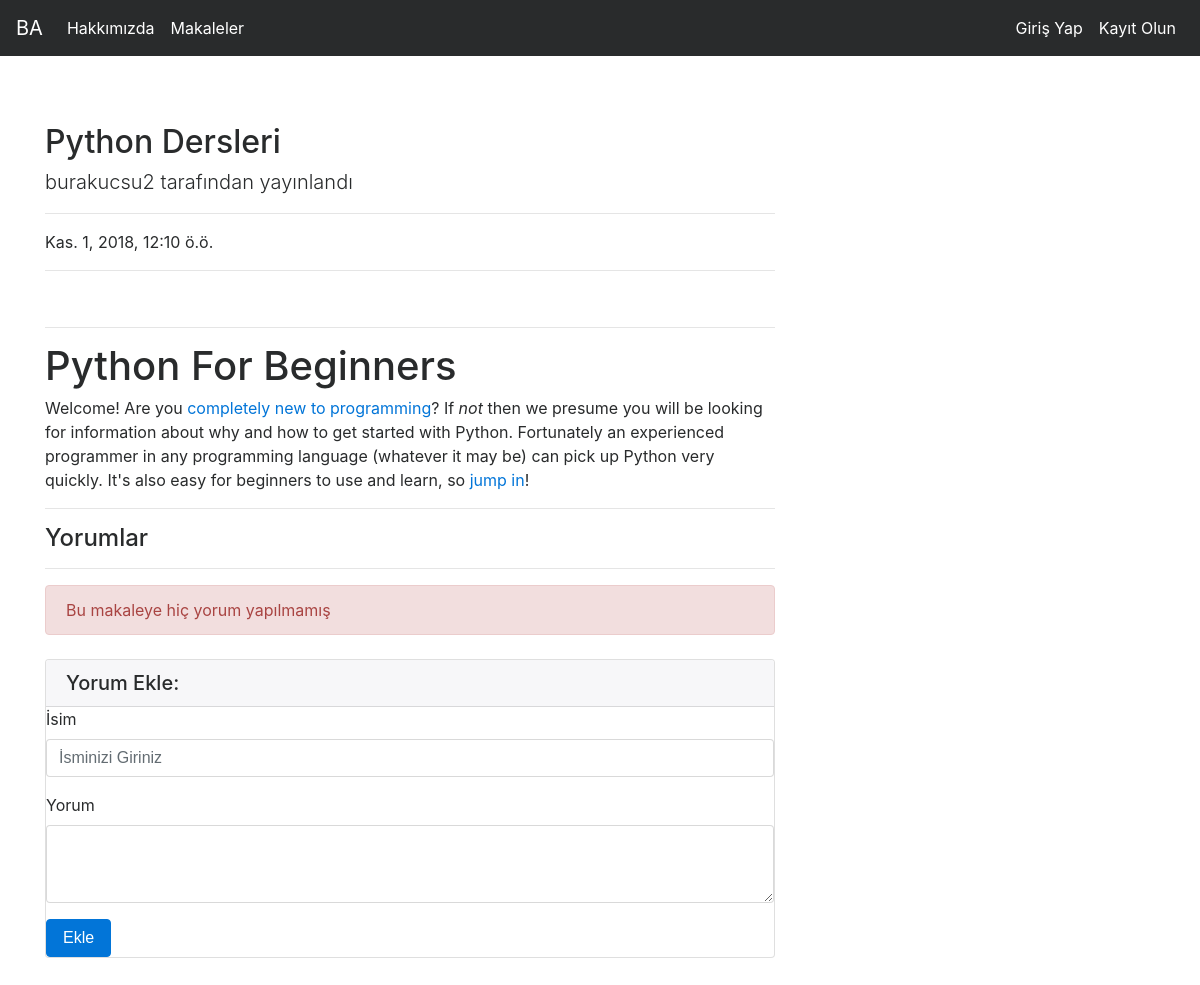
Page /articles/article/11 on the committed database.
### article/models.py (models this page shows, shortened)
class Article(models.Model):
    author=models.ForeignKey("auth.User",on_delete=models.CASCADE,verbose_name="Yazar") #Cascade mantığı eğer kullanıcı silinirse onun makaleleri de silinir
    title=models.CharField(max_length=50,verbose_name="Başlık")
    content=RichTextField()
    created_date=models.DateTimeField(auto_now_add=True,verbose_name="Oluşturma Tarihi")
    article_image=models.FileField(blank=True,null=True,verbose_name="Makaleye fotoğraf ekleyin")
    class Meta:
            ordering = ['-created_date']

### article/views.py (the view)
# urls.py: path('/article/<int:id>',views.detail,name="detail"),
def detail(request,id):
    article = get_object_or_404(Article,id=id)
    comments=article.comments.all()
    return render(request,"detail.html",{"article":article,"comments":comments})

### templates/detail.html (shortened to what this page needs)
{% extends "layout.html" %}
{% block body  %}
<div class="row">
        <div class="col-lg-8">
          <h2 class="mt-4">{{article.title}}</h2>
          <p class="lead">
            {{article.author.username}} tarafından yayınlandı
          </p>
          <hr>
          <p>{{article.created_date}}</p>
          <hr>
          <hr>
          <p class="lead">{{article.content|safe}}</p>
          <hr>
          <h4>Yorumlar</h4>
          <hr>
          {% if comments %}
          {% for comment in comments  %}
          <div class="media mb-4">
            <img class="d-flex mr-3 rounded-circle" src="http://placehold.it/50x50" alt="">
            <div class="media-body">
              <h5 class="mt-0">{{comment.comment_author}}</h5>
              {{comment.comment_date}}<br>
              {{comment.comment_content}}
            </div>
          </div>
          {% endfor %}
          {% else %}
          <div class="alert alert-danger">Bu makaleye hiç yorum yapılmamış</div>
          {% endif %}
          <div class="card my-4">
              <h5 class="card-header">Yorum Ekle:</h5>
              <div class="card-body">
                <form method="POST" action="{%url 'articles:comment' article.id%}">
                  <div class="form-group">
                      <label for="formGroupExampleInput">İsim</label>
                      <input type="text" name="comment_author" class="form-control" id="formGroupExampleInput" placeholder="İsminizi Giriniz">
                    </div>
                  <div class="form-group">
                      <label for="formGroupExampleInput">Yorum</label>
                    <textarea class="form-control" name="comment_content" rows="3"></textarea>
                  </div>
                  <button type="submit" class="btn btn-primary">Ekle</button>
                </form>
              </div>
            </div>
{% endblock  %}

### rows in the picture
Article: title "Python Dersleri", author.username "burakucsu2", created_date "Kas. 1, 2018, 12:10 ö.ö.", content "Python For Beginners Welcome! Are you completely new to programming ? If not then we presume you will be looking for information about why and how to get started with Python. Fortunately an experienced programmer in any programming language (whatever it may be) can pick up Python very quickly. It's also easy for beginners to use and learn, so jump in !"
